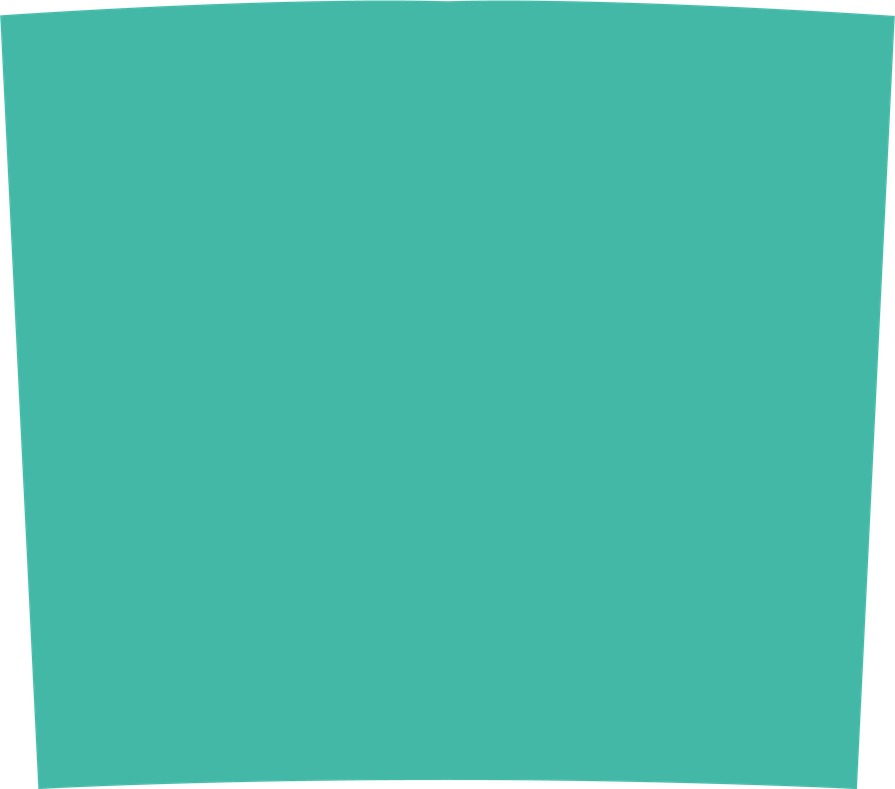
#> input picture img-resizer/tapered_template-20-oz.png, 895 x 789 px, shrunk from 2790 x 2460 before the run
$ python main.py
#> lines starting #> are read from the running program, lines starting #| are printed output that depends on the picture
#> the answer given: ../img-resizer
#> the answer given: out.png
import os
from PIL import Image

def double_image_horizontal(image_path):
    img = Image.open(image_path)
#> img is the input picture: PIL image 895x789 RGBA; mean R, G, B, A 63.7, 175, 157.9, 240.7
    width, height = img.size
#> width = 895; height = 789
    new_width = width * 2
#> new_width = 1790
    new_img = Image.new(img.mode, (new_width, height))
#> new_img: PIL image 1790x789 RGBA; every value is 0
    new_img.paste(img, (0, 0))
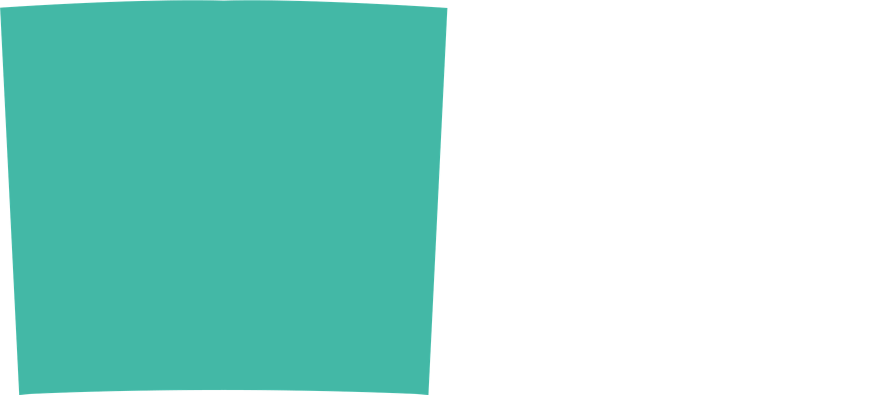
#> new_img: PIL image 1790x789 RGBA (shown at 1/2 size); mean R, G, B, A 31.8, 87.5, 78.9, 120.4; transparent parts drawn white
    new_img.paste(img, (width, 0))
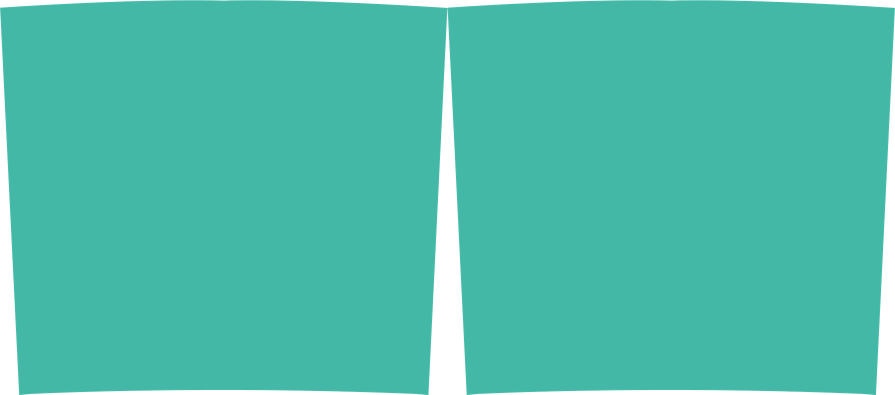
#> new_img: PIL image 1790x789 RGBA (shown at 1/2 size); mean R, G, B, A 63.7, 175, 157.9, 240.7; transparent parts drawn white
    return new_img

def process_images(source_folder, output_folder):
    if not os.path.exists(output_folder):
        os.makedirs(output_folder)

    for file_name in os.listdir(source_folder):
        if file_name.endswith('.png'):
            source_file_path = os.path.join(source_folder, file_name)
            output_file_path = os.path.join(output_folder, os.path.splitext(file_name)[0] + '_DOUBLED.png')
            doubled_img = double_image_horizontal(source_file_path)
            doubled_img.save(output_file_path)
#> pass 2 of the loop in process_images, `for file_name in os.listdir(source_folder):`:
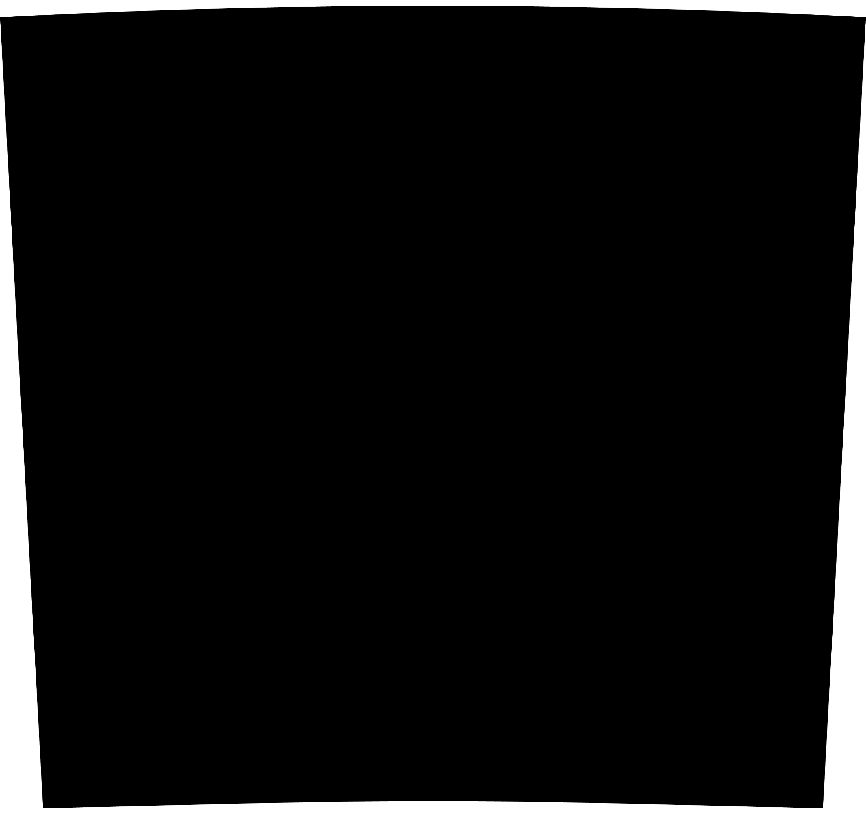
#> input picture img-resizer/tapered_template-30-oz.png, 866 x 814 px, shrunk from 3000 x 2820 before the run
#> in double_image_horizontal, img is the input picture: PIL image 866x814 LA; mean R, G, B, A 0, 0, 0, 236.6
#> in double_image_horizontal (call 2), `new_img.paste(img, (0, 0))`:
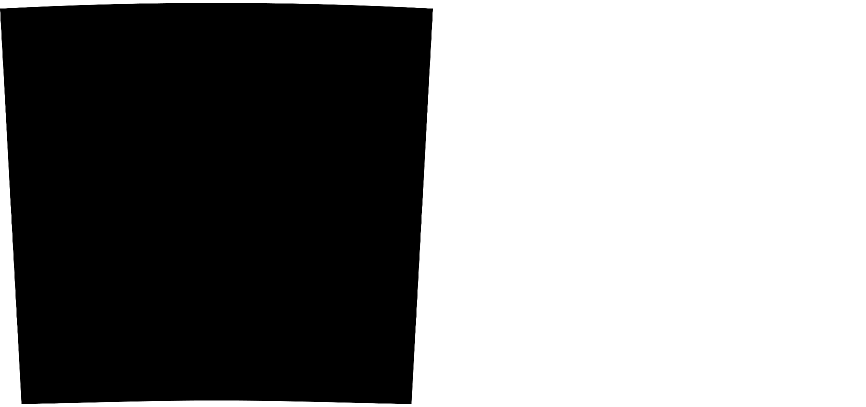
#> new_img: PIL image 1732x814 LA (shown at 1/2 size); mean R, G, B, A 0, 0, 0, 118.3; transparent parts drawn white
#> in double_image_horizontal (call 2), `new_img.paste(img, (width, 0))`:
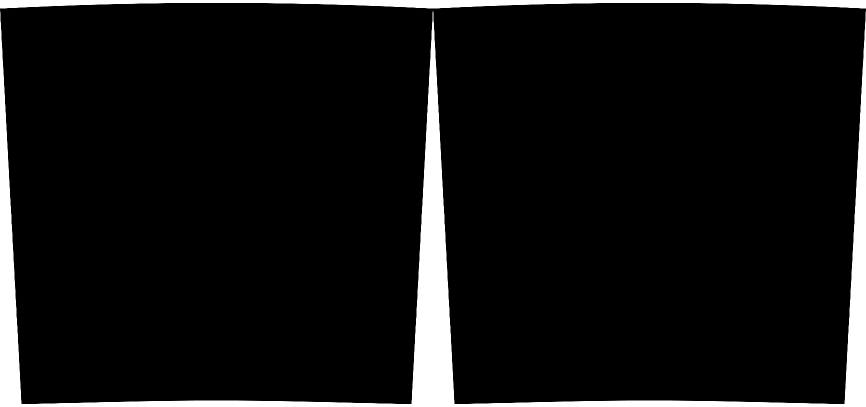
#> new_img: PIL image 1732x814 LA (shown at 1/2 size); mean R, G, B, A 0, 0, 0, 236.6; transparent parts drawn white

if __name__ == "__main__":
    source_folder = input("Enter the source folder path: ")
    output_folder = input("Enter the output folder path: ")
    print("Images are being processed...")
    process_images(source_folder, output_folder)
    print("Images processed successfully.")
